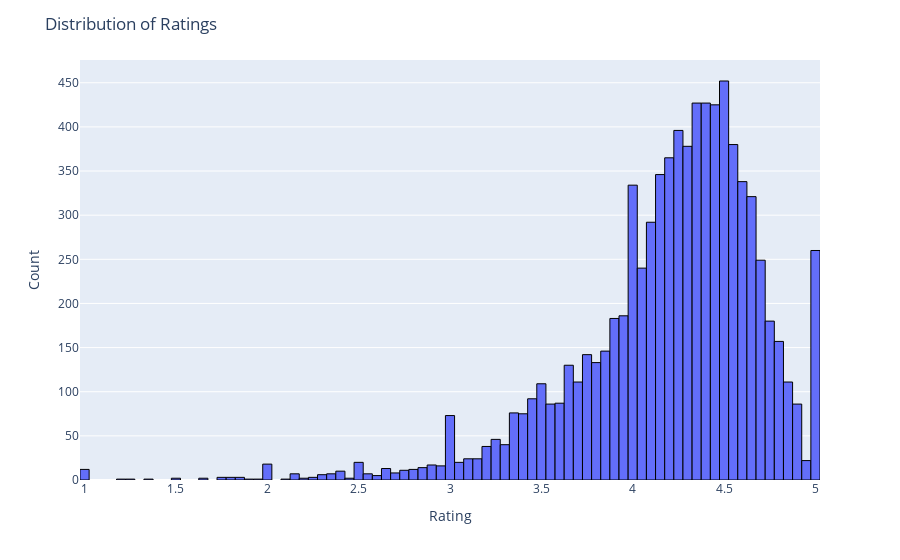
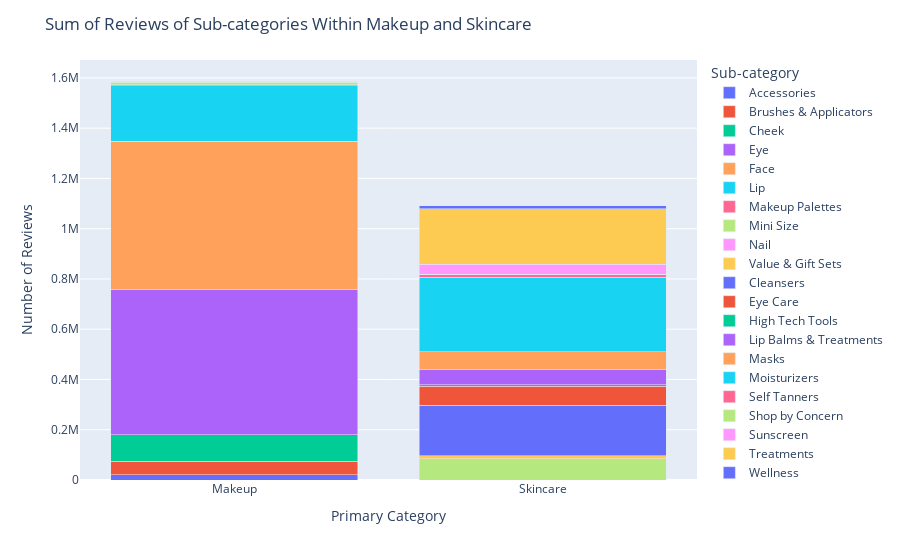

These figures' notebook cell, in order:
### Markdown cell above
## Visualisations with Accompanying Code

In the dashboard, some graphs are used for descriptive visualisation, and others for more actionable insight. 3 key visualisations have been chosen to discuss in more detail below.

The histogram was key to display the distribution of product ratings across Sephora. They predominantly fell within the range of 3.5 to 5, however, there were several products with very low ratings which could potentially be removed to allow greater emphasis of successful existing products and the introduction of trending products. The data is assumed to roughly follow a normal distribution, although shifted slightly, hence 99.7% of the data will fall withing 3 standard deviations of the mean (Anderson, 2020). This is suggested as a suitable threshold for product removal, meaning products below a rating of 2.6 would be considered for removal from Sephora’s product line by executives, when looked at in conjunction with other factors, such as sales performance. Although there may be outliers, it is unlikely that a product with such a low average rating would be popular, with a large customer base, however the number of reviews can be checked before removal, evaluating each product on a case-by-case basis. 

Brands were sorted based on rating and the bottom 5% were visualised using a pairplot. This was used to evaluate these brands based on rating, reviews and number of loves to consider all factors of customer opinions simultaneously. This approach minimizes the risk of prematurely removing a low-rated brand which possesses a popular, standout. Therefore, brands consistently low across all three metrics could also be considered for removal from Sephora, alongside other relevant factors.
The scatterplot nature of each square enables pre-attentive processing of standout brands. For instance, “Floral Street” has significantly more reviews, and “Slip” has notably more loves, suggesting that these brands may not be ideal candidates for removal, as they could have a standout product that is a customer favorite or simply be successful brands despite their low ratings. In contrast, the brand 19-69 consistently appears near the bottom left of the graphs, indicating a strong potential for removal from Sephora.

The stacked bar chart was created based on the insight gained from the previous bubble plot, demonstrating that makeup is the most successful sector, and skincare is a potential growth category which is increasing in popularity. Hence the subcategories are investigated, to determine each’s contribution to the overall sector through its part-to-whole relationship. Face and eye makeup are the largest categories, where both are essentials in an everyday makeup routine, so when considering product strategies, it's crucial that Sephora doesn't overlook these basics. Many products in these categories are long-term staples that customers will repurchase for years, so Sephora must focus on reducing customer churn by ensuring these products remain available and appealing. The case is similar with skincare, where cleansers and moisturisers are prominent, and both used in an everyday skincare routine, so Sephora should ensure these are well stocked on their website to foster customer loyalty. However, treatments also make a significant contribution, representing a broader category where customers often experiment more. Therefore, Sephora should remain attentive to new product releases in this category.as product formula is constantly improving, and novel ingredients can often be trending areas. Furthermore, the first graph demonstrated that skincare is a high value category, which was identified early on in investigation as mentioned in the week 8 blog post. Within this, treatments can often come at a high price point, hence this is an ideal category to exploit, in terms of product selection and marketing of these products.

### Code cell
#histogram
fig_histogram = px.histogram(sephora, x="rating", nbins=100)
fig_histogram.update_traces(marker=dict(line=dict(width=1, color='black')))
fig_histogram.update_layout(
    title="Distribution of Ratings",  # Title of the plot
    xaxis_title="Rating",            # Label for the x-axis
    yaxis_title="Count"              # Label for the y-axis
)
fig_histogram.show()

#pairplot
brand = sephora.groupby(["brand_name"]).agg(
    Reviews=('reviews', 'sum'),
    Rating=('rating', 'mean'),
    Loves=('loves_count', 'sum')
).reset_index()
brand_sorted = brand.sort_values(by='Rating')
lowest_brand = brand_sorted.iloc[: -int(brand_sorted.shape[0] * 0.95), :] 

pair_seph=sns.pairplot(data=lowest_brand, hue="brand_name", diag_kind="hist", height=3)
pair_seph._legend.set_title("Brand Name") 
plt.suptitle("Pairplot of Brands with Lowest 5% Ratings", fontsize=16, y=1.02)
plt.show()

#stacked bar chart
seph_sm = sephora[sephora['primary_category'].isin(['Makeup', 'Skincare'])]
sm_data=seph_sm.groupby(["primary_category", "secondary_category"])[["loves_count","reviews"]].sum().reset_index()
# Create the stacked bar plot
fig_stacked = px.bar(sm_data, x="primary_category", y="reviews", color="secondary_category",
                     hover_data=['reviews'], barmode='stack')
fig_stacked.update_layout(
    title="Sum of Reviews of Sub-categories Within Makeup and Skincare",  
    xaxis_title="Primary Category",  
    yaxis_title="Number of Reviews",
    legend_title="Sub-category"     
)
fig_stacked.show()

### Figure 1 — Plotly figure (JSON) as saved in the notebook; plotly's stock layout.template omitted (floating-point values rounded to 4 significant figures; data arrays with more than 128 entries replaced by an {"elided": "..."} marker saying what was removed)
{"data": [{"alignmentgroup": "True", "bingroup": "x", "hovertemplate": "rating=%{x}<br>count=%{y}<extra></extra>", "legendgroup": "", "marker": {"color": "#636efa", "line": {"color": "black", "width": 1}, "pattern": {"shape": ""}}, "name": "", "nbinsx": 100, "offsetgroup": "", "orientation": "v", "showlegend": false, "type": "histogram", "x": {"elided": "8216 float values"}, "xaxis": "x", "yaxis": "y"}], "layout": {"barmode": "relative", "legend": {"tracegroupgap": 0}, "margin": {"t": 60}, "title": {"text": "Distribution of Ratings"}, "xaxis": {"anchor": "y", "domain": [0, 1], "title": {"text": "Rating"}}, "yaxis": {"anchor": "x", "domain": [0, 1], "title": {"text": "Count"}}}}

### Figure 2 — Plotly figure (JSON) as saved in the notebook; plotly's stock layout.template omitted (floating-point values rounded to 4 significant figures)
{"data": [{"alignmentgroup": "True", "hovertemplate": "secondary_category=Accessories<br>primary_category=%{x}<br>reviews=%{y}<extra></extra>", "legendgroup": "Accessories", "marker": {"color": "#636efa", "pattern": {"shape": ""}}, "name": "Accessories", "offsetgroup": "Accessories", "orientation": "v", "showlegend": true, "textposition": "auto", "type": "bar", "x": ["Makeup"], "xaxis": "x", "y": [21563], "yaxis": "y"}, {"alignmentgroup": "True", "hovertemplate": "secondary_category=Brushes & Applicators<br>primary_category=%{x}<br>reviews=%{y}<extra></extra>", "legendgroup": "Brushes & Applicators", "marker": {"color": "#EF553B", "pattern": {"shape": ""}}, "name": "Brushes & Applicators", "offsetgroup": "Brushes & Applicators", "orientation": "v", "showlegend": true, "textposition": "auto", "type": "bar", "x": ["Makeup"], "xaxis": "x", "y": [52356], "yaxis": "y"}, {"alignmentgroup": "True", "hovertemplate": "secondary_category=Cheek<br>primary_category=%{x}<br>reviews=%{y}<extra></extra>", "legendgroup": "Cheek", "marker": {"color": "#00cc96", "pattern": {"shape": ""}}, "name": "Cheek", "offsetgroup": "Cheek", "orientation": "v", "showlegend": true, "textposition": "auto", "type": "bar", "x": ["Makeup"], "xaxis": "x", "y": [106952], "yaxis": "y"}, {"alignmentgroup": "True", "hovertemplate": "secondary_category=Eye<br>primary_category=%{x}<br>reviews=%{y}<extra></extra>", "legendgroup": "Eye", "marker": {"color": "#ab63fa", "pattern": {"shape": ""}}, "name": "Eye", "offsetgroup": "Eye", "orientation": "v", "showlegend": true, "textposition": "auto", "type": "bar", "x": ["Makeup"], "xaxis": "x", "y": [578853], "yaxis": "y"}, {"alignmentgroup": "True", "hovertemplate": "secondary_category=Face<br>primary_category=%{x}<br>reviews=%{y}<extra></extra>", "legendgroup": "Face", "marker": {"color": "#FFA15A", "pattern": {"shape": ""}}, "name": "Face", "offsetgroup": "Face", "orientation": "v", "showlegend": true, "textposition": "auto", "type": "bar", "x": ["Makeup"], "xaxis": "x", "y": [588548], "yaxis": "y"}, {"alignmentgroup": "True", "hovertemplate": "secondary_category=Lip<br>primary_category=%{x}<br>reviews=%{y}<extra></extra>", "legendgroup": "Lip", "marker": {"color": "#19d3f3", "pattern": {"shape": ""}}, "name": "Lip", "offsetgroup": "Lip", "orientation": "v", "showlegend": true, "textposition": "auto", "type": "bar", "x": ["Makeup"], "xaxis": "x", "y": [219845], "yaxis": "y"}, {"alignmentgroup": "True", "hovertemplate": "secondary_category=Makeup Palettes<br>primary_category=%{x}<br>reviews=%{y}<extra></extra>", "legendgroup": "Makeup Palettes", "marker": {"color": "#FF6692", "pattern": {"shape": ""}}, "name": "Makeup Palettes", "offsetgroup": "Makeup Palettes", "orientation": "v", "showlegend": true, "textposition": "auto", "type": "bar", "x": ["Makeup"], "xaxis": "x", "y": [5290], "yaxis": "y"}, {"alignmentgroup": "True", "hovertemplate": "secondary_category=Mini Size<br>primary_category=%{x}<br>reviews=%{y}<extra></extra>", "legendgroup": "Mini Size", "marker": {"color": "#B6E880", "pattern": {"shape": ""}}, "name": "Mini Size", "offsetgroup": "Mini Size", "orientation": "v", "showlegend": true, "textposition": "auto", "type": "bar", "x": ["Makeup", "Skincare"], "xaxis": "x", "y": [9039, 85353], "yaxis": "y"}, {"alignmentgroup": "True", "hovertemplate": "secondary_category=Nail<br>primary_category=%{x}<br>reviews=%{y}<extra></extra>", "legendgroup": "Nail", "marker": {"color": "#FF97FF", "pattern": {"shape": ""}}, "name": "Nail", "offsetgroup": "Nail", "orientation": "v", "showlegend": true, "textposition": "auto", "type": "bar", "x": ["Makeup"], "xaxis": "x", "y": [4100], "yaxis": "y"}, {"alignmentgroup": "True", "hovertemplate": "secondary_category=Value & Gift Sets<br>primary_category=%{x}<br>reviews=%{y}<extra></extra>", "legendgroup": "Value & Gift Sets", "marker": {"color": "#FECB52", "pattern": {"shape": ""}}, "name": "Value & Gift Sets", "offsetgroup": "Value & Gift Sets", "orientation": "v", "showlegend": true, "textposition": "auto", "type": "bar", "x": ["Makeup", "Skincare"], "xaxis": "x", "y": [1146, 11994], "yaxis": "y"}, {"alignmentgroup": "True", "hovertemplate": "secondary_category=Cleansers<br>primary_category=%{x}<br>reviews=%{y}<extra></extra>", "legendgroup": "Cleansers", "marker": {"color": "#636efa", "pattern": {"shape": ""}}, "name": "Cleansers", "offsetgroup": "Cleansers", "orientation": "v", "showlegend": true, "textposition": "auto", "type": "bar", "x": ["Skincare"], "xaxis": "x", "y": [200088], "yaxis": "y"}, {"alignmentgroup": "True", "hovertemplate": "secondary_category=Eye Care<br>primary_category=%{x}<br>reviews=%{y}<extra></extra>", "legendgroup": "Eye Care", "marker": {"color": "#EF553B", "pattern": {"shape": ""}}, "name": "Eye Care", "offsetgroup": "Eye Care", "orientation": "v", "showlegend": true, "textposition": "auto", "type": "bar", "x": ["Skincare"], "xaxis": "x", "y": [74711], "yaxis": "y"}, {"alignmentgroup": "True", "hovertemplate": "secondary_category=High Tech Tools<br>primary_category=%{x}<br>reviews=%{y}<extra></extra>", "legendgroup": "High Tech Tools", "marker": {"color": "#00cc96", "pattern": {"shape": ""}}, "name": "High Tech Tools", "offsetgroup": "High Tech Tools", "orientation": "v", "showlegend": true, "textposition": "auto", "type": "bar", "x": ["Skincare"], "xaxis": "x", "y": [5916], "yaxis": "y"}, {"alignmentgroup": "True", "hovertemplate": "secondary_category=Lip Balms & Treatments<br>primary_category=%{x}<br>reviews=%{y}<extra></extra>", "legendgroup": "Lip Balms & Treatments", "marker": {"color": "#ab63fa", "pattern": {"shape": ""}}, "name": "Lip Balms & Treatments", "offsetgroup": "Lip Balms & Treatments", "orientation": "v", "showlegend": true, "textposition": "auto", "type": "bar", "x": ["Skincare"], "xaxis": "x", "y": [61393], "yaxis": "y"}, {"alignmentgroup": "True", "hovertemplate": "secondary_category=Masks<br>primary_category=%{x}<br>reviews=%{y}<extra></extra>", "legendgroup": "Masks", "marker": {"color": "#FFA15A", "pattern": {"shape": ""}}, "name": "Masks", "offsetgroup": "Masks", "orientation": "v", "showlegend": true, "textposition": "auto", "type": "bar", "x": ["Skincare"], "xaxis": "x", "y": [70324], "yaxis": "y"}, {"alignmentgroup": "True", "hovertemplate": "secondary_category=Moisturizers<br>primary_category=%{x}<br>reviews=%{y}<extra></extra>", "legendgroup": "Moisturizers", "marker": {"color": "#19d3f3", "pattern": {"shape": ""}}, "name": "Moisturizers", "offsetgroup": "Moisturizers", "orientation": "v", "showlegend": true, "textposition": "auto", "type": "bar", "x": ["Skincare"], "xaxis": "x", "y": [296428], "yaxis": "y"}, {"alignmentgroup": "True", "hovertemplate": "secondary_category=Self Tanners<br>primary_category=%{x}<br>reviews=%{y}<extra></extra>", "legendgroup": "Self Tanners", "marker": {"color": "#FF6692", "pattern": {"shape": ""}}, "name": "Self Tanners", "offsetgroup": "Self Tanners", "orientation": "v", "showlegend": true, "textposition": "auto", "type": "bar", "x": ["Skincare"], "xaxis": "x", "y": [11923], "yaxis": "y"}, {"alignmentgroup": "True", "hovertemplate": "secondary_category=Shop by Concern<br>primary_category=%{x}<br>reviews=%{y}<extra></extra>", "legendgroup": "Shop by Concern", "marker": {"color": "#B6E880", "pattern": {"shape": ""}}, "name": "Shop by Concern", "offsetgroup": "Shop by Concern", "orientation": "v", "showlegend": true, "textposition": "auto", "type": "bar", "x": ["Skincare"], "xaxis": "x", "y": [15], "yaxis": "y"}, {"alignmentgroup": "True", "hovertemplate": "secondary_category=Sunscreen<br>primary_category=%{x}<br>reviews=%{y}<extra></extra>", "legendgroup": "Sunscreen", "marker": {"color": "#FF97FF", "pattern": {"shape": ""}}, "name": "Sunscreen", "offsetgroup": "Sunscreen", "orientation": "v", "showlegend": true, "textposition": "auto", "type": "bar", "x": ["Skincare"], "xaxis": "x", "y": [40841], "yaxis": "y"}, {"alignmentgroup": "True", "hovertemplate": "secondary_category=Treatments<br>primary_category=%{x}<br>reviews=%{y}<extra></extra>", "legendgroup": "Treatments", "marker": {"color": "#FECB52", "pattern": {"shape": ""}}, "name": "Treatments", "offsetgroup": "Treatments", "orientation": "v", "showlegend": true, "textposition": "auto", "type": "bar", "x": ["Skincare"], "xaxis": "x", "y": [221100], "yaxis": "y"}, {"alignmentgroup": "True", "hovertemplate": "secondary_category=Wellness<br>primary_category=%{x}<br>reviews=%{y}<extra></extra>", "legendgroup": "Wellness", "marker": {"color": "#636efa", "pattern": {"shape": ""}}, "name": "Wellness", "offsetgroup": "Wellness", "orientation": "v", "showlegend": true, "textposition": "auto", "type": "bar", "x": ["Skincare"], "xaxis": "x", "y": [10478], "yaxis": "y"}], "layout": {"barmode": "stack", "legend": {"title": {"text": "Sub-category"}, "tracegroupgap": 0}, "margin": {"t": 60}, "title": {"text": "Sum of Reviews of Sub-categories Within Makeup and Skincare"}, "xaxis": {"anchor": "y", "domain": [0, 1], "title": {"text": "Primary Category"}}, "yaxis": {"anchor": "x", "domain": [0, 1], "title": {"text": "Number of Reviews"}}}}
